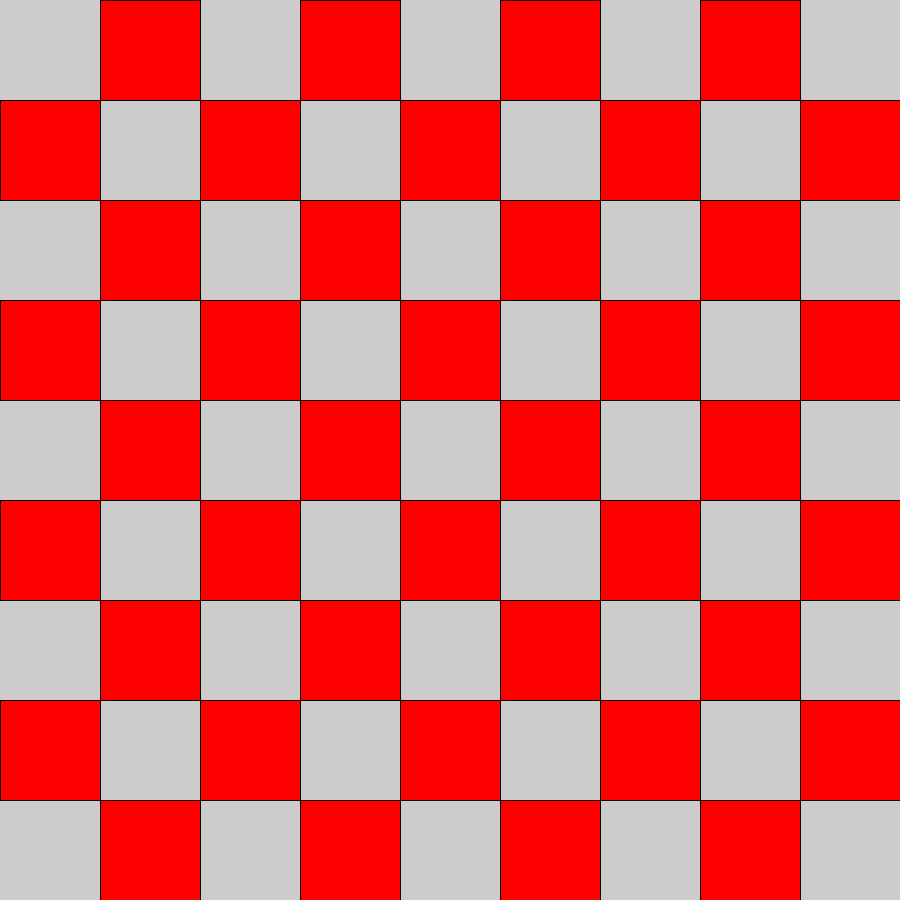
Frame 1 (no input)
Frame 60 (the mouse pressed at the canvas centre just before this capture): identical to frame 1, image omitted
Frame 120 (the mouse held since frame 60 and released just before this capture): identical to frame 1, image omitted

The Processing sketch that drew this single still picture (run headless with seeded random() and noise(); from frame 60 on, the mouse is pressed at the canvas centre):

// Processing sketch: week1d
// ── week1d.pde
void setup() {
  size(900,900);
  fill(255,0,0);
}

float boardsize = 900;
int gridsize = 9;
void draw() {
  for(int i = 1; i<gridsize; i = i + 2){
    for(int j = 0; j<gridsize; j = j + 2){
      rect(i*(boardsize/gridsize), j*(boardsize/gridsize), boardsize/gridsize, boardsize/gridsize);
    }
  }
  for(int i = 0; i<gridsize; i = i + 2){
    for(int j = 1; j<gridsize; j = j + 2){
      rect(i*(boardsize/gridsize), j*(boardsize/gridsize), boardsize/gridsize, boardsize/gridsize);
    }
  }
}
